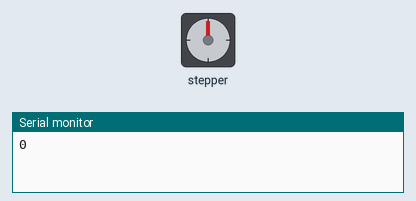
The sketch below on a simulated Arduino Uno, built with avr-gcc and run on an emulated ATmega328P. On the bench: stepper motor, the last lines printed to the serial monitor. Stepper angles assume 4096 steps per turn.

Above: at 5.05 s.
At 8.15 s:
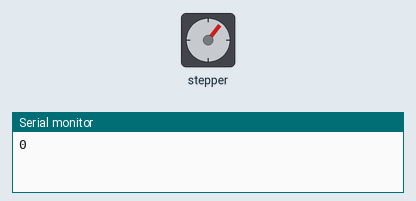
At 9.7 s:
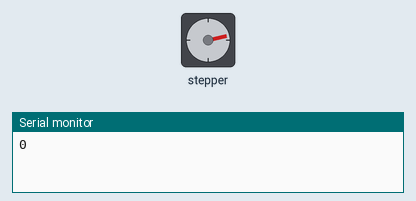
At 11.3 s:
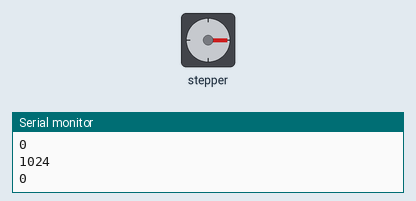
Timing chart, 0 to 13.2 s (numbered marks = the images above):
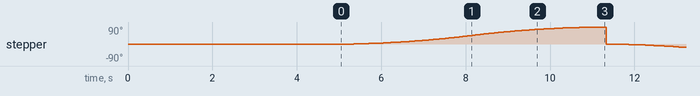

The sketch:

stepperExample.ino
```cpp
#include <AccelStepper.h>

#define HALFSTEP 8

#define motorPin1  9     // IN1 on ULN2003 ==> Blue   on 28BYJ-48
#define motorPin2  10     // IN2 on ULN2004 ==> Pink   on 28BYJ-48
#define motorPin3  11    // IN3 on ULN2003 ==> Yellow on 28BYJ-48
#define motorPin4  12    // IN4 on ULN2003 ==> Orange on 28BYJ-48

int endPoint = 1024;        // Move this many steps - 1024 = approx 1/4 turn

// NOTE: The sequence 1-3-2-4 is required for proper sequencing of 28BYJ-48
AccelStepper stepper1(HALFSTEP, motorPin1, motorPin3, motorPin2, motorPin4);

void setup()
{
  Serial.begin(9600);
  Serial.println(stepper1.currentPosition());
  delay(5000);
  stepper1.setMaxSpeed(1000.0);
  stepper1.setAcceleration(100.0);
  stepper1.setSpeed(200);
  stepper1.moveTo(endPoint);
}

void loop()
{
  //Change direction at the limits
    if (stepper1.distanceToGo() == 0)
   {
     Serial.println(stepper1.currentPosition());
     stepper1.setCurrentPosition(0);
     endPoint = -endPoint;
     stepper1.moveTo(endPoint);
     Serial.println(stepper1.currentPosition());
   }
    stepper1.run();
}
```

Measured:
- by itself, stepper: turns 90° clockwise in 5.9 s, then 180° counter-clockwise in 5.9 s, then 180° clockwise in 6.2 s, then 180° counter-clockwise in 5.9 s, and so on
